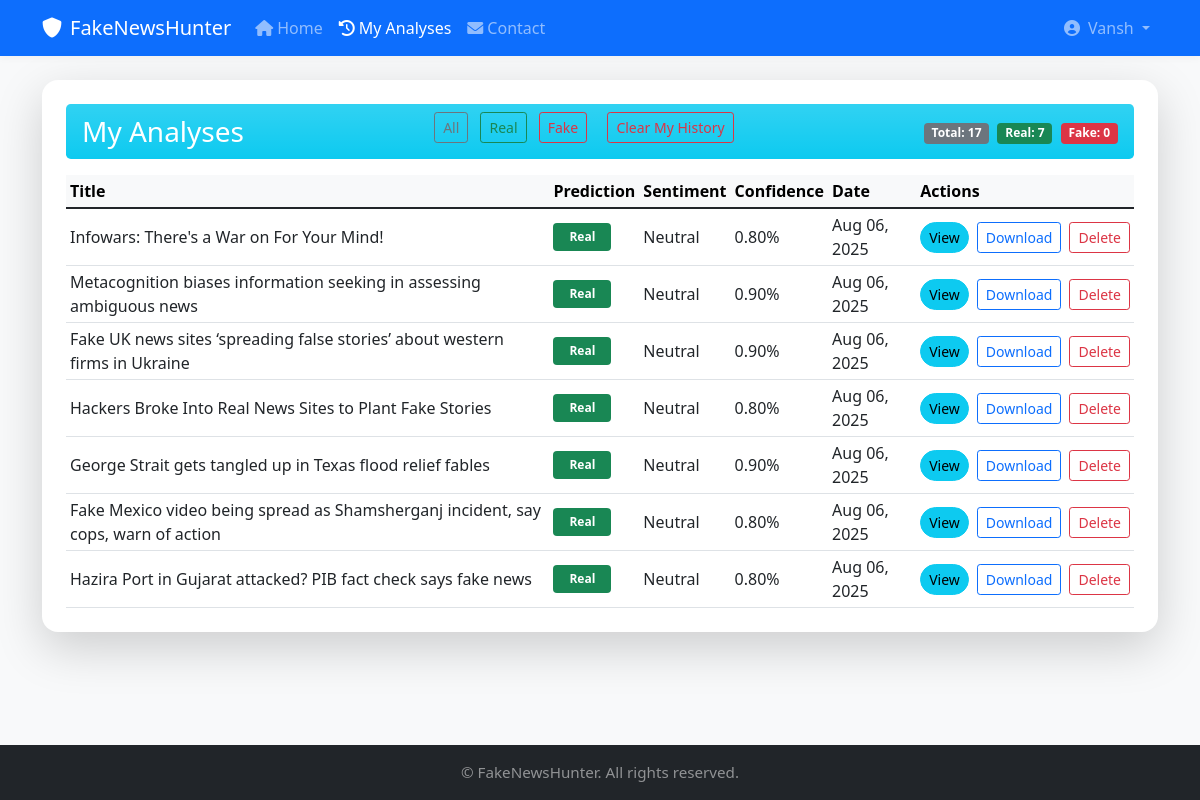
/history/?filter=Real (signed in), run on the app's committed database.
### core/models.py (models this page shows, shortened)
class UserProfile(models.Model):
    user = models.OneToOneField(User, on_delete=models.CASCADE, related_name='profile')
    full_name = models.CharField(max_length=255, blank=True)
    bio = models.TextField(max_length=500, blank=True)
    profile_picture = models.ImageField(upload_to='profile_pics/', blank=True, null=True)
    created_at = models.DateTimeField(auto_now_add=True)
    updated_at = models.DateTimeField(auto_now=True)
    @property
    def display_name(self):
        return self.full_name if self.full_name else self.user.username

class ArticleAnalysis(models.Model):
    user = models.ForeignKey(User, on_delete=models.CASCADE, related_name='analyses', null=True, blank=True)
    url = models.URLField(unique=True)
    title = models.CharField(max_length=512)
    content = models.TextField()
    publication_date = models.DateTimeField(null=True, blank=True)
    author = models.CharField(max_length=256, null=True, blank=True)
    source_domain = models.CharField(max_length=128)
    prediction = models.CharField(max_length=32)
    confidence = models.FloatField()
    sentiment = models.CharField(max_length=32)
    sentiment_score = models.FloatField()
    entities = models.TextField()
    trust_score = models.CharField(max_length=32)
    created_at = models.DateTimeField(auto_now_add=True)
    class Meta:
        verbose_name_plural = "Article Analyses"
        ordering = ['-created_at']

### core/views.py (the view)
# urls.py: path('history/', views.history, name='history'),
@login_required
def history(request):
    filter_val = request.GET.get('filter')
    if request.user.is_staff or request.user.is_superuser:
        qs = ArticleAnalysis.objects.all().order_by('-created_at')
    else:
        qs = ArticleAnalysis.objects.filter(user=request.user).order_by('-created_at')
    if filter_val in ('Real', 'Fake'):
        analyses = qs.filter(prediction=filter_val)
    else:
        analyses = qs
    stats = {
        'total': qs.count(),
        'real': qs.filter(prediction='Real').count(),
        'fake': qs.filter(prediction='Fake').count(),
    }
    return render(request, 'history.html', {'analyses': analyses, 'stats': stats})

### templates/history.html (shortened to what this page needs)
{% extends 'base.html' %}
{% block content %}
<div class="row justify-content-center">
    <div class="col-md-12">
        <div class="card shadow-lg p-4 border-0">
            <div class="card-header bg-gradient bg-info text-white d-flex flex-column flex-md-row align-items-md-center justify-content-between rounded-3 mb-3 border-0">
                <h3 class="mb-2 mb-md-0">{% if user.is_staff or user.is_superuser %}All Analyses{% else %}My Analyses{% endif %}</h3>
                <div>
                    <a href="?" class="btn btn-outline-secondary btn-sm me-2 mb-2">All</a>
                    <a href="?filter=Real" class="btn btn-outline-success btn-sm me-2 mb-2">Real</a>
                    <a href="?filter=Fake" class="btn btn-outline-danger btn-sm mb-2">Fake</a>
                    <a href="{% url 'clear_history' %}" class="btn btn-outline-danger btn-sm mb-2 ms-md-3" onclick="return confirm('{% if user.is_staff or user.is_superuser %}Are you sure you want to clear ALL analyses from ALL users?{% else %}Are you sure you want to clear your analysis history?{% endif %}');">{% if user.is_staff or user.is_superuser %}Clear All{% else %}Clear My History{% endif %}</a>
                </div>
                <div class="mt-2 mt-md-0">
                    <span class="badge bg-secondary me-1">Total: {{ stats.total }}</span>
                    <span class="badge bg-success me-1">Real: {{ stats.real }}</span>
                    <span class="badge bg-danger">Fake: {{ stats.fake }}</span>
                </div>
            </div>
            <div class="card-body p-0">
                <div class="table-responsive">
                    <table class="table table-hover table-sm align-middle mb-0">
                        <thead class="table-light">
                            <tr>
                                <th>Title</th>
                                <th>Prediction</th>
                                <th>Sentiment</th>
                                <th>Confidence</th>
                                <th>Date</th>
                                <th>Actions</th>
                            </tr>
                        </thead>
                        <tbody>
                        {% for analysis in analyses %}
                        <tr class="align-middle">
                            <td class="fw-semibold">{{ analysis.title }}</td>
                            <td>
                                <span class="badge px-3 py-2 bg-{% if analysis.prediction == 'Real' %}success{% else %}danger{% endif %}">
                                    {{ analysis.prediction }}
                                </span>
                            </td>
                            <td>{{ analysis.sentiment }}</td>
                            <td>{{ analysis.confidence|floatformat:2 }}%</td>
                            <td>{{ analysis.created_at|date:"M d, Y" }}</td>
                            <td>
                                <div class="d-flex align-items-center gap-2 flex-nowrap">
                                    <a href="{% url 'result' analysis.pk %}" class="btn btn-sm btn-info">View</a>
                                    <a href="{% url 'download_result' analysis.pk %}" class="btn btn-sm btn-outline-primary">Download</a>
                                    <a href="{% url 'delete_analysis' analysis.pk %}" class="btn btn-sm btn-outline-danger" onclick="return confirm('Delete this analysis?');">Delete</a>
                                </div>
                            </td>
                        </tr>
                        {% empty %}
                        <tr><td colspan="6" class="text-center text-muted">No analyses found.</td></tr>
                        {% endfor %}
                        </tbody>
                    </table>
                </div>
            </div>
        </div>
    </div>
</div>
{% endblock %}

### templates/navbar_user.html (shortened to what this page needs)
<nav class="navbar navbar-expand-lg navbar-dark bg-primary">
    <div class="container">
        <a class="navbar-brand" href="{% url 'home' %}">
            <i class="fas fa-shield-alt me-2"></i>FakeNewsHunter
        </a>
        <div class="collapse navbar-collapse" id="navbarNav">
            <ul class="navbar-nav me-auto">
                <li class="nav-item">
                    <a class="nav-link {% if request.resolver_match.url_name == 'home' %}active{% endif %}" href="{% url 'home' %}">
                        <i class="fas fa-home me-1"></i>Home
                    </a>
                </li>
                <li class="nav-item">
                    <a class="nav-link {% if request.resolver_match.url_name == 'history' %}active{% endif %}" href="{% url 'history' %}">
                        <i class="fas fa-history me-1"></i>My Analyses
                    </a>
                </li>
                <li class="nav-item">
                    <a class="nav-link {% if request.resolver_match.url_name == 'contact' %}active{% endif %}" href="{% url 'contact' %}">
                        <i class="fas fa-envelope me-1"></i>Contact
                    </a>
                </li>
            </ul>
            <ul class="navbar-nav">
                <li class="nav-item dropdown">
                    <a class="nav-link dropdown-toggle" href="#" id="navbarDropdown" role="button" data-bs-toggle="dropdown" aria-expanded="false">
                        {% if user.profile.profile_picture %}
                            <img src="{{ user.profile.profile_picture.url }}" alt="Profile" class="rounded-circle me-1" style="width: 24px; height: 24px; object-fit: cover;">
                        {% else %}
                            <i class="fas fa-user-circle me-1"></i>
                        {% endif %}
                        {{ user.profile.display_name }}
                    </a>
                </li>
            </ul>
        </div>
    </div>
</nav>

### static/style.css (style rules this page uses)
body { background: #f8f9fa; }
.card { border-radius: 1rem; }
.card-header { border-radius: 1rem 1rem 0 0; }
.btn-primary, .btn-success, .btn-info { border-radius: 2rem; font-weight: 500; }
.table th, .table td { vertical-align: middle; }
.navbar { box-shadow: 0 2px 8px rgba(0,0,0,0.04); }

### data on the page
ArticleAnalysis: title "Infowars: There's a War on For Your Mind!", prediction "Real", sentiment "Neutral", confidence "0.80", created_at "Aug 06, 2025"
ArticleAnalysis: title "Metacognition biases information seeking in assessing ambiguous news", prediction "Real", sentiment "Neutral", confidence "0.90", created_at "Aug 06, 2025"
ArticleAnalysis: title "Fake UK news sites ‘spreading false stories’ about western firms in Ukraine", prediction "Real", sentiment "Neutral", confidence "0.90", created_at "Aug 06, 2025"
ArticleAnalysis: title "Hackers Broke Into Real News Sites to Plant Fake Stories", prediction "Real", sentiment "Neutral", confidence "0.80", created_at "Aug 06, 2025"
ArticleAnalysis: title "George Strait gets tangled up in Texas flood relief fables", prediction "Real", sentiment "Neutral", confidence "0.90", created_at "Aug 06, 2025"
ArticleAnalysis: title "Fake Mexico video being spread as Shamsherganj incident, say cops, warn of action", prediction "Real", sentiment "Neutral", confidence "0.80", created_at "Aug 06, 2025"
ArticleAnalysis: title "Hazira Port in Gujarat attacked? PIB fact check says fake news", prediction "Real", sentiment "Neutral", confidence "0.80", created_at "Aug 06, 2025"

### other printed values
{{ user.profile.display_name }} "Vansh"
{{ stats.total }} "17"
{{ stats.real }} "7"
{{ stats.fake }} "0"
